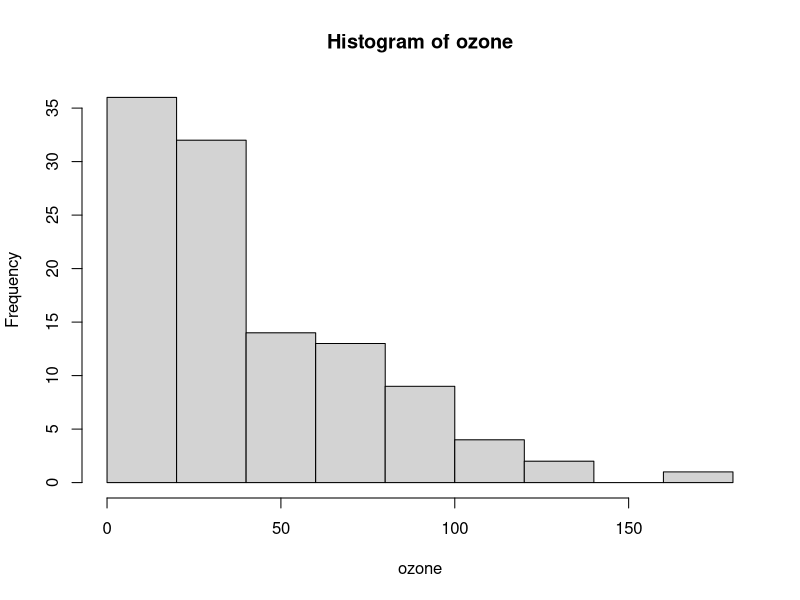
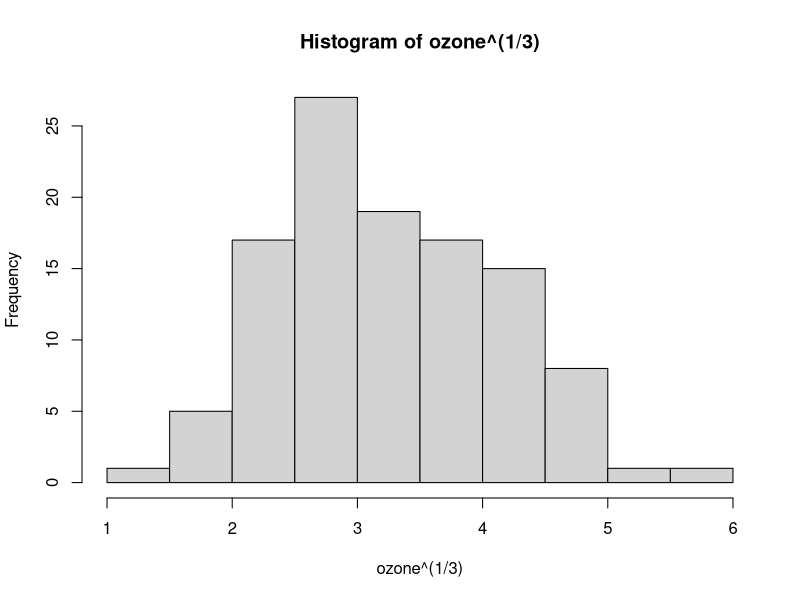
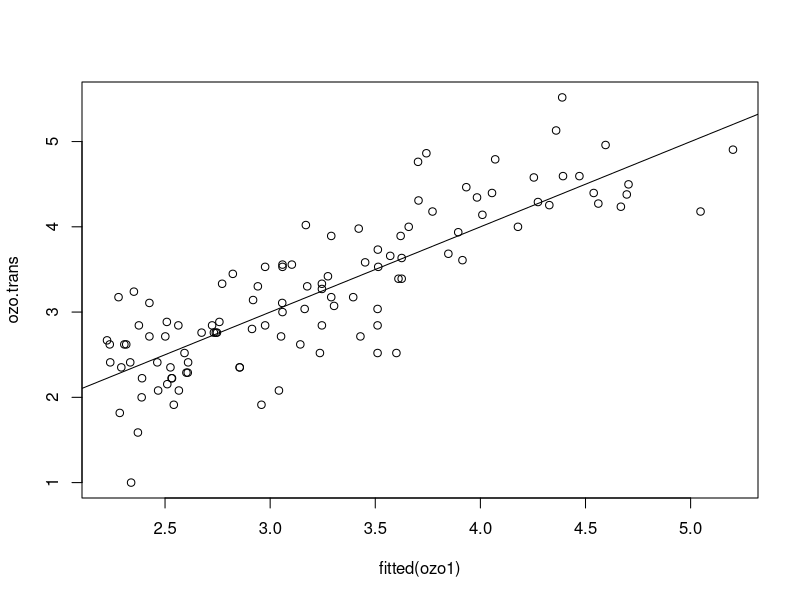
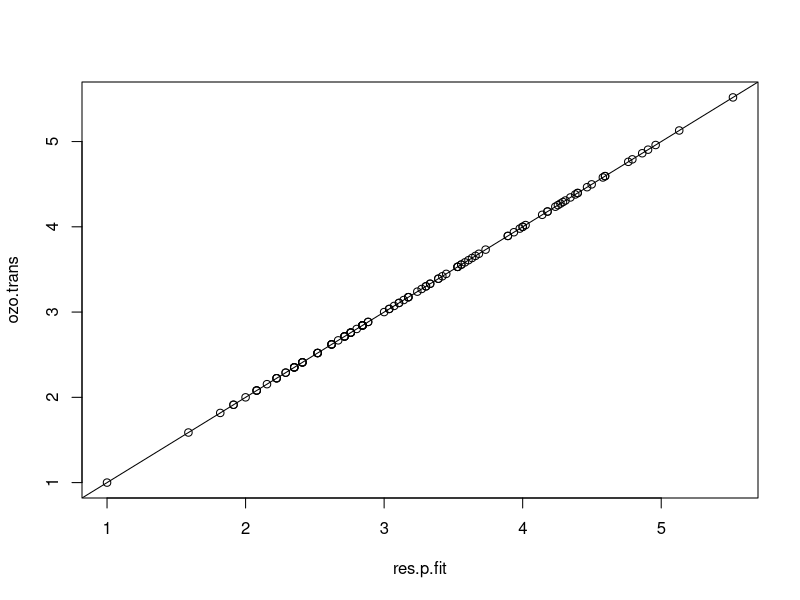
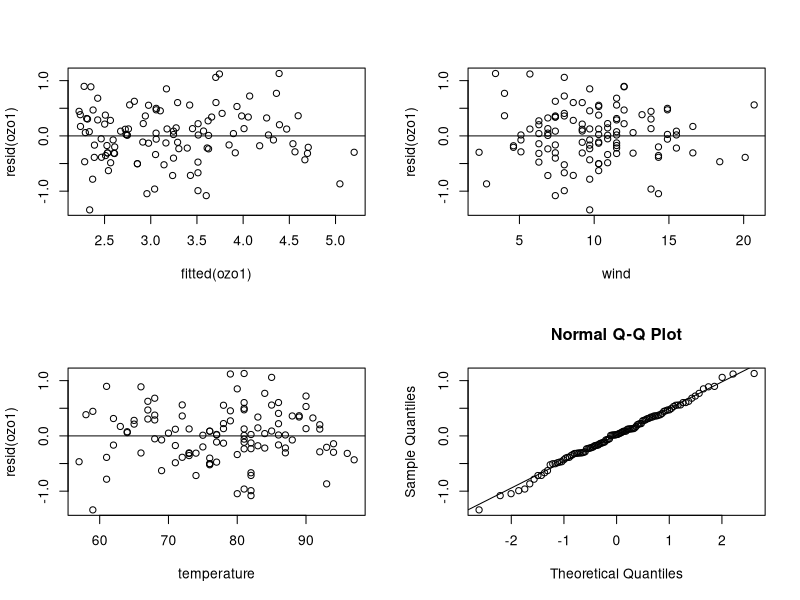
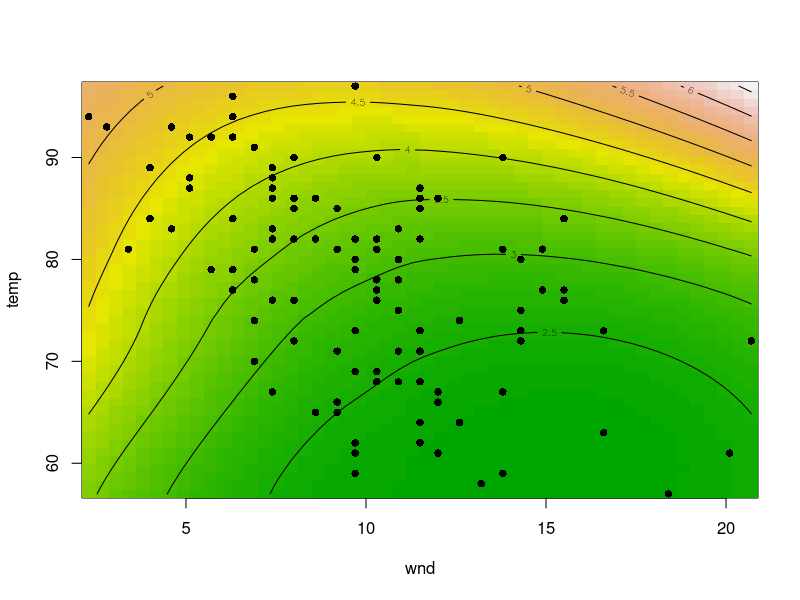
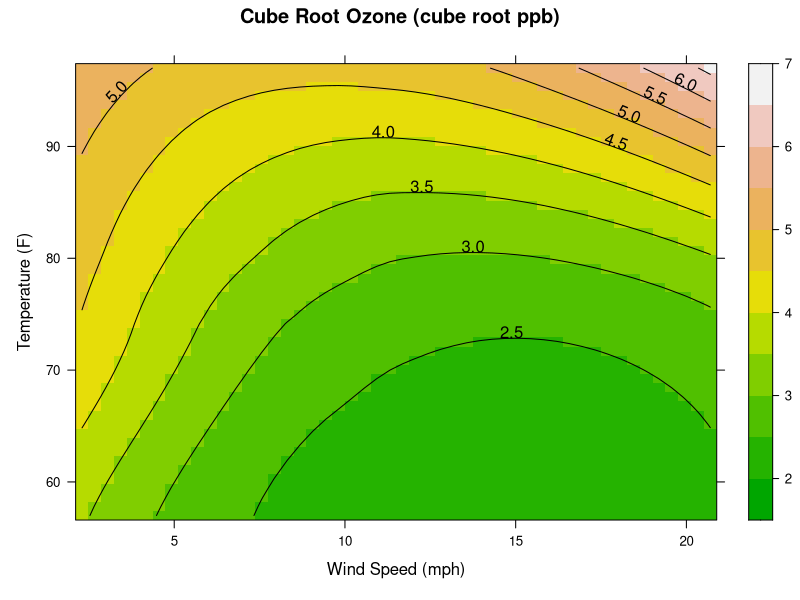
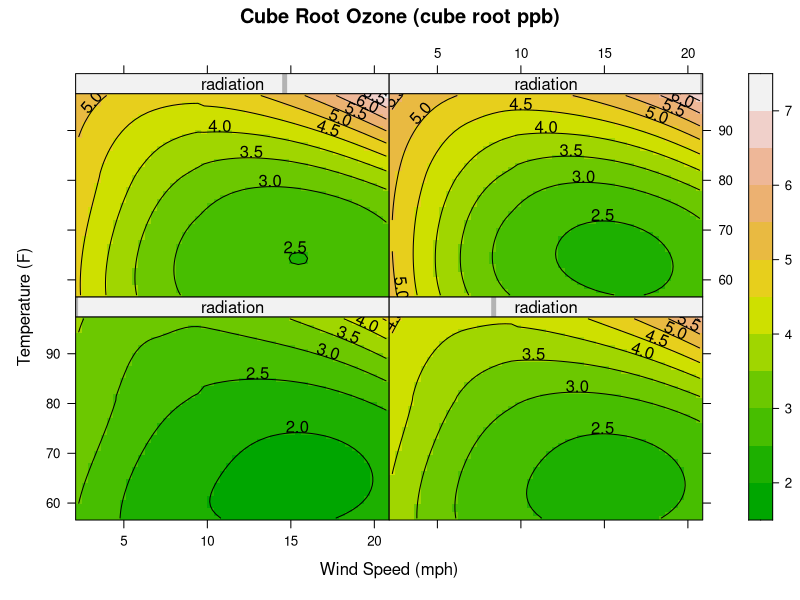

Here is the R script that generated these plots, in order:
## ---- chunk 1
library(lattice)
#?environmental
attach(environmental) #attach can induce some issues so we will detach asap
enviro <- environmental
detach(environmental)
## ---- chunk 2
library(lattice)
?environmental
attach(environmental)

hist(ozone) #These data are not normal.  
            #Large positive skew (lots of values near minimum, long tail out to right)

hist(ozone^(1/3)) #The 3rd root transformation brings the data much closer to normality
                  #The histogram approximates a bell curve and the mean has moved away
                  #from the minimum value. This helps meet the normality assumption
                  #required for many parametric statistics
## ---- chunk 3
ozo.trans <- ozone^(1/3) #make an object of the transformed ozone data
ozo1 <- loess(ozo.trans ~ wind + temperature, span = 1, degree = 2) 
                          #Fit a LOWESS model to the transformed ozone data on
                          #wind and temperature using the suggested settings
## ---- chunk 4
fitted(ozo1) #extract and look at fitted values
resid(ozo1)  #extract and look at residuals

plot(ozo.trans ~ fitted(ozo1)) #plot the transformed ozone values against the fitted values
abline(0,1) #add a 1:1 line. The relationship is pretty close to 1:1.
## ---- chunk 5
summary(ozo1)   #Residual standard error = 0.501

p <- summary(ozo1)$enp  #extract the expected number of parameters
n <- summary(ozo1)$n    #extract the number of observations

resid.se <- sqrt(((sum(resid(ozo1)^2)))/(n - p))  #directly calculate RSE
resid.se     # = 0.497  pretty close to the RSE given in the summary
## ---- chunk 6
res.p.fit <- resid(ozo1) + fitted(ozo1) #Sum the vectors of the residuals and fitted values
plot(ozo.trans ~ res.p.fit)  #Plot the summed values against the observed values 
abline(0,1) #Perfect 1:1 line (i.e., the values are identical)

ozo.trans - res.p.fit  #Can also double check by computing the differences (which = 0)
## ---- chunk 7
par(mfrow = c(2,2))               #set up the graphics window for 4 panels

#1.
plot(resid(ozo1) ~ fitted(ozo1))  #plot residuals against fitted values
abline(h=0)                       #add horizontal line at zero

#2.
plot(resid(ozo1) ~ wind)          #plot residuals against wind
abline(h=0)                       #add horizontal line at zero

#3
plot(resid(ozo1) ~ temperature)   #plot residuals against temperature
abline(h=0)                       #add horizontal line at zero

#4
qqnorm(resid(ozo1))               #qqplot to check for normality.
qqline(resid(ozo1))

#The assumptions we can examine using these plots are as follows:
#   Independence of variables: Appears to be met.  There are not obvious patterns when the
#                              residuals are plotted against fitted values/variables                            
#   Equality of variances: Mostly looks ok.  The variability looks a little lower on the right
#                          side of the residuals ~ wind plot.  Maybe also in the 
#                          residuals ~ fitted plot?
#   Normality: This looks pretty good.  The values dip a little off the line at the extremes,
#              but overall not concerning

#So, in summary, it looks like the assumptions are probably met (or close enough)
## ---- chunk 8
par(mfrow=c(1,1))  #Return graphics frame to one panel

wnd <- seq(from = min(wind), to = max(wind), length.out = 50)
                   #Create a vector of values spanning the range of the wind values
temp <- seq(from = min(temperature), to = max(temperature), length.out = 50)
                   #Create a vector of values spanning the range of the temperature values

grd <- expand.grid(wind = wnd, temperature = temp)  #Combine the values into a matrix (2D surface)

ozo1.fit <- predict(ozo1, newdata = grd) #Create predicted values for all points across the surface

image(wnd, temp, ozo1.fit, col = terrain.colors(50)) #create an image with wind on the
        #x axis, temperature on the y axis, and predicted ozone values as the z values
contour(wnd, temp, ozo1.fit, add=T)  #add contour lines

points(wind, temperature, pch = 16, cex=1)  #plot the points where measurements were taken

#The actual data tend towards the middle of the plot with very few data points for
#weak winds/low temperatures and strong winds/high temperatures. Thus, the bottom left
#and top right corners of the surface may be suspect.  This appears to be especially true
#for strong winds (~20 mph) at high temps (80-90 degrees), where contours show a steep increase
## ---- chunk 9
grd[, "fit"] <- c(predict(ozo1, grd)) #Add the fitted values to the matrix
contourplot(fit ~ wind + temperature, data = grd, 
            cuts = 10, region = TRUE, xlab = "Wind Speed (mph)",
            ylab = "Temperature (F)", main = "Cube Root Ozone (cube root ppb)",
            col.regions = terrain.colors(50))

#I like the first plot better.  The transitions appear smoother and less blocky. This
#plot still has troubles in the top right corner.  I like that it has a scale.
## ---- chunk 10
ozo2 <- loess(ozo.trans ~ wind + temperature + radiation, span = 1, degree = 2)
summary(ozo2)  #The number of observations has stayed the same and the equivalent number
               #of parameters has increased (as would be expected)

anova(ozo1, ozo2)

#The F-test indicates a reduction in the RSS of 5.959, with an increase of 4.49
#"equivalent parameters"

#The probability we would get an F value as large as the observed one under the null
#hypothesis is very small < 0.07%.  Thus, the more complex model appears to be better.
## ---- chunk 11
rad <- seq(min(radiation), max(radiation), length = 4)  #create a vector of 4 radiation values
grd <- expand.grid(list(wind = wnd, temperature = temp, radiation = rad))
    #Add radiation values to the grid

pred <- predict(ozo2, grd) #Predict ozone values based on ozo2 model
grd[,"fit"] <- c(pred) #Add them to the grid. I think the .pdf has a typo here (no "c()")

contourplot(fit ~ wind * temperature | radiation, data = grd,
            cuts = 10, region = TRUE, xlab = "Wind Speed (mph)",
            ylab = "Temperature (F)", main = "Cube Root Ozone (cube root ppb)",
            col.regions = terrain.colors(50))

#Estimated ozone levels are lowest at the lowest level of solar radiation (plot is dominated
#by green), then increase with increasing radiation (green shrinks, yellow and orange become
#more apparent) and is highest at low wind speeds and high temperatures (left side and top
#of plot)

detach(environmental)
